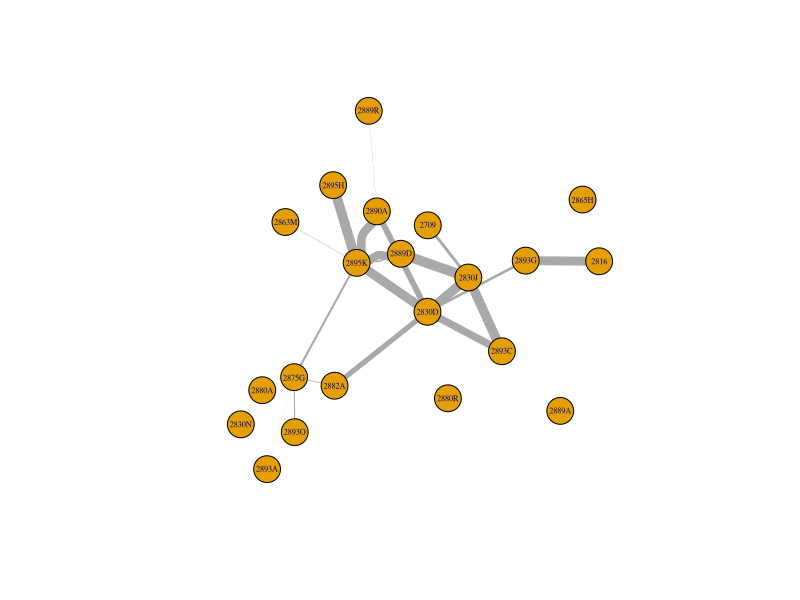
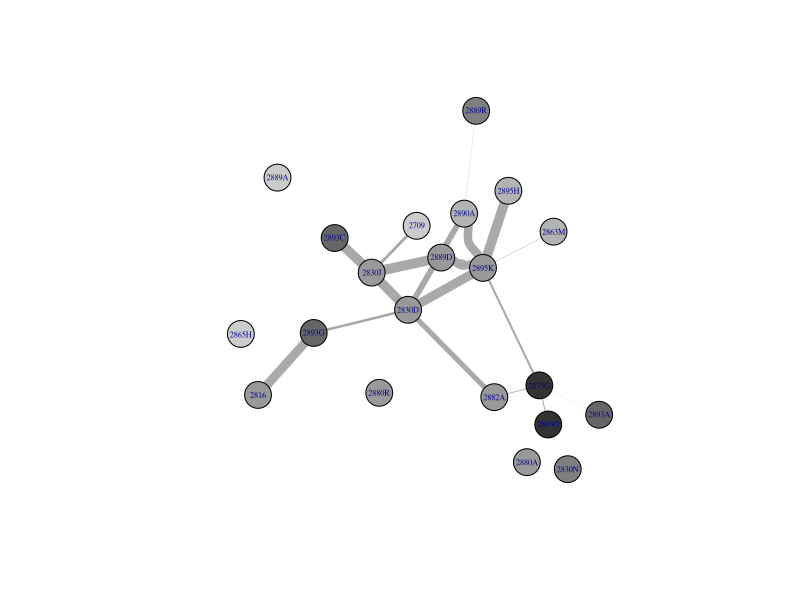
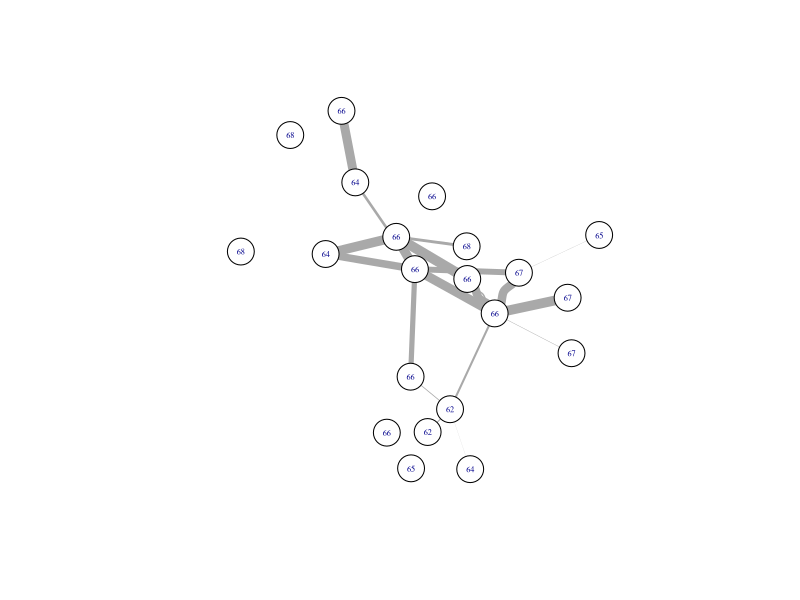

Write R code to recreate these figures, in order.
## ---- chunk 1
require(igraph)
## ---- chunk 2
mydata <- read.csv("Book1.csv")
mydata
## ---- chunk 3
g<-graph.data.frame(mydata, directed=F)
g
V(g)
E(g)
E(g)$GR
V(g)$label.cex = 0.5
plot(g, layout = layout.auto, edge.width=(E(g)$GR)/10)

## ---- chunk 4
g2 <- g
V(g2)$X2n <- c(68, 66, 66, 66, 65, 68, 62, 66, 66, 66, 68, 66, 67, 64, 64, 62, 67, 66, 64, 65, 67)
V(g2)$color <- c("gray80", "gray60", "gray60","gray60","gray50","gray80","gray20","gray60","gray60","gray60", "gray80", "gray60", "gray70", "gray40","gray40","gray20", "gray70","gray60","gray40","gray50","gray70")   
V(g2)$label.cex = 0.5
plot(g2, edge.width=(E(g)$GR)/10)

## ---- chunk 5
g3 <- g
V(g3)$name <- as.character(V(g2)$X2n)
V(g3)$color <- rep("white", 21)
V(g3)$label.cex = 0.5
plot(g3, edge.width=(E(g)$GR)/10)

